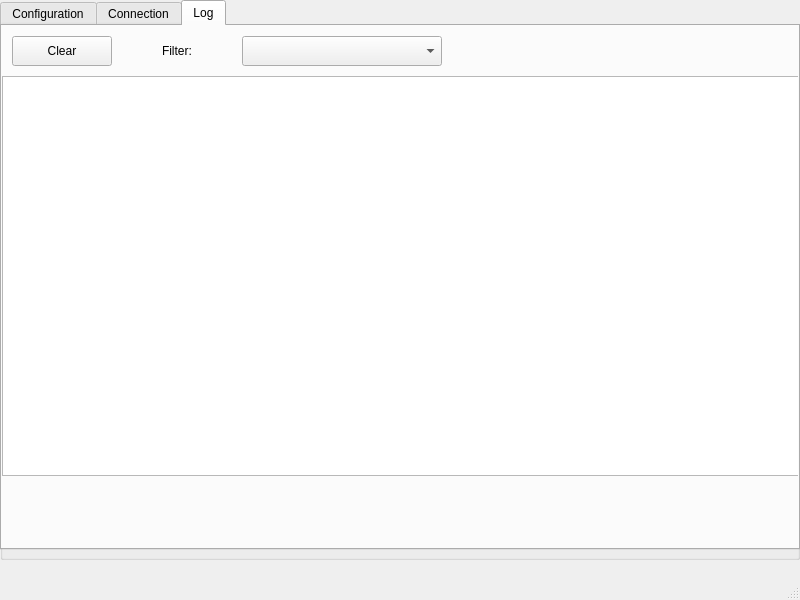
<?xml version="1.0" encoding="UTF-8"?>
<ui version="4.0">
 <class>MainWindow</class>
 <widget class="QMainWindow" name="MainWindow">
  <property name="geometry">
   <rect>
    <x>0</x>
    <y>0</y>
    <width>800</width>
    <height>600</height>
   </rect>
  </property>
  <property name="windowTitle">
   <string>MainWindow</string>
  </property>
  <widget class="QWidget" name="centralwidget">
   <widget class="QGroupBox" name="groupBox_3">
    <property name="geometry">
     <rect>
      <x>0</x>
      <y>360</y>
      <width>800</width>
      <height>200</height>
     </rect>
    </property>
    <property name="title">
     <string>Log</string>
    </property>
   </widget>
   <widget class="QTabWidget" name="tabWidget">
    <property name="geometry">
     <rect>
      <x>0</x>
      <y>0</y>
      <width>800</width>
      <height>550</height>
     </rect>
    </property>
    <property name="currentIndex">
     <number>2</number>
    </property>
    <widget class="QWidget" name="setupTab">
     <attribute name="title">
      <string>Configuration</string>
     </attribute>
     <widget class="QGroupBox" name="groupBox">
      <property name="geometry">
       <rect>
        <x>0</x>
        <y>0</y>
        <width>400</width>
        <height>400</height>
       </rect>
      </property>
      <property name="title">
       <string>User</string>
      </property>
      <widget class="QWidget" name="formLayoutWidget_2">
       <property name="geometry">
        <rect>
         <x>10</x>
         <y>30</y>
         <width>381</width>
         <height>361</height>
        </rect>
       </property>
       <layout class="QFormLayout" name="formLayout_2">
        <item row="0" column="0">
         <widget class="QLabel" name="label_5">
          <property name="text">
           <string>User Name:</string>
          </property>
         </widget>
        </item>
        <item row="0" column="1">
         <widget class="QLineEdit" name="userNameLineEdit"/>
        </item>
        <item row="1" column="0">
         <widget class="QLabel" name="label_6">
          <property name="text">
           <string>Host Name:</string>
          </property>
         </widget>
        </item>
        <item row="1" column="1">
         <widget class="QLineEdit" name="hostNameLineEdit"/>
        </item>
       </layout>
      </widget>
     </widget>
     <widget class="QGroupBox" name="groupBox_4">
      <property name="geometry">
       <rect>
        <x>400</x>
        <y>0</y>
        <width>400</width>
        <height>400</height>
       </rect>
      </property>
      <property name="title">
       <string>Remote</string>
      </property>
      <property name="alignment">
       <set>Qt::AlignLeading|Qt::AlignLeft|Qt::AlignTop</set>
      </property>
      <property name="flat">
       <bool>false</bool>
      </property>
      <widget class="QWidget" name="formLayoutWidget">
       <property name="geometry">
        <rect>
         <x>18</x>
         <y>28</y>
         <width>371</width>
         <height>371</height>
        </rect>
       </property>
       <layout class="QFormLayout" name="formLayout">
        <item row="0" column="0">
         <widget class="QLabel" name="label">
          <property name="text">
           <string>IP-Address:</string>
          </property>
         </widget>
        </item>
        <item row="0" column="1">
         <widget class="QLineEdit" name="addressLineEdit"/>
        </item>
        <item row="1" column="0">
         <widget class="QLabel" name="label_2">
          <property name="text">
           <string>Port:</string>
          </property>
         </widget>
        </item>
        <item row="1" column="1">
         <widget class="QLineEdit" name="portLineEdit"/>
        </item>
        <item row="2" column="0">
         <widget class="QLabel" name="label_3">
          <property name="text">
           <string>Codecs:</string>
          </property>
         </widget>
        </item>
        <item row="2" column="1">
         <widget class="QListView" name="formatsListView">
          <property name="selectionMode">
           <enum>QAbstractItemView::MultiSelection</enum>
          </property>
         </widget>
        </item>
        <item row="3" column="1">
         <widget class="QPushButton" name="connectButton">
          <property name="text">
           <string>Connect!</string>
          </property>
         </widget>
        </item>
       </layout>
      </widget>
     </widget>
    </widget>
    <widget class="QWidget" name="connectionTab">
     <attribute name="title">
      <string>Connection</string>
     </attribute>
     <widget class="QWidget" name="gridLayoutWidget">
      <property name="geometry">
       <rect>
        <x>0</x>
        <y>70</y>
        <width>791</width>
        <height>511</height>
       </rect>
      </property>
      <layout class="QGridLayout" name="gridLayout">
       <item row="0" column="0">
        <widget class="QLabel" name="label_4">
         <property name="text">
          <string>Participants:</string>
         </property>
         <property name="alignment">
          <set>Qt::AlignLeading|Qt::AlignLeft|Qt::AlignTop</set>
         </property>
        </widget>
       </item>
       <item row="0" column="1">
        <widget class="QTableView" name="participantsTableView"/>
       </item>
      </layout>
     </widget>
     <widget class="QLabel" name="label_7">
      <property name="geometry">
       <rect>
        <x>16</x>
        <y>20</y>
        <width>411</width>
        <height>20</height>
       </rect>
      </property>
      <property name="text">
       <string>TODO: More info about runnign sessin</string>
      </property>
     </widget>
     <widget class="QLabel" name="label_8">
      <property name="geometry">
       <rect>
        <x>130</x>
        <y>50</y>
        <width>501</width>
        <height>20</height>
       </rect>
      </property>
      <property name="text">
       <string>Duration, Quality, Members, Code, Bitrate, ...</string>
      </property>
     </widget>
    </widget>
    <widget class="QWidget" name="tab">
     <attribute name="title">
      <string>Log</string>
     </attribute>
     <widget class="QTextBrowser" name="logView">
      <property name="geometry">
       <rect>
        <x>0</x>
        <y>50</y>
        <width>800</width>
        <height>400</height>
       </rect>
      </property>
     </widget>
     <widget class="QPushButton" name="pushButton">
      <property name="geometry">
       <rect>
        <x>10</x>
        <y>10</y>
        <width>100</width>
        <height>30</height>
       </rect>
      </property>
      <property name="text">
       <string>Clear</string>
      </property>
     </widget>
     <widget class="QLabel" name="label_9">
      <property name="geometry">
       <rect>
        <x>160</x>
        <y>10</y>
        <width>80</width>
        <height>30</height>
       </rect>
      </property>
      <property name="text">
       <string>Filter:</string>
      </property>
     </widget>
     <widget class="QComboBox" name="comboBox">
      <property name="geometry">
       <rect>
        <x>240</x>
        <y>10</y>
        <width>200</width>
        <height>30</height>
       </rect>
      </property>
     </widget>
    </widget>
   </widget>
  </widget>
  <widget class="QStatusBar" name="statusbar"/>
  <widget class="QMenuBar" name="menubar">
   <property name="geometry">
    <rect>
     <x>0</x>
     <y>0</y>
     <width>800</width>
     <height>26</height>
    </rect>
   </property>
  </widget>
 </widget>
 <resources/>
 <connections/>
</ui>
